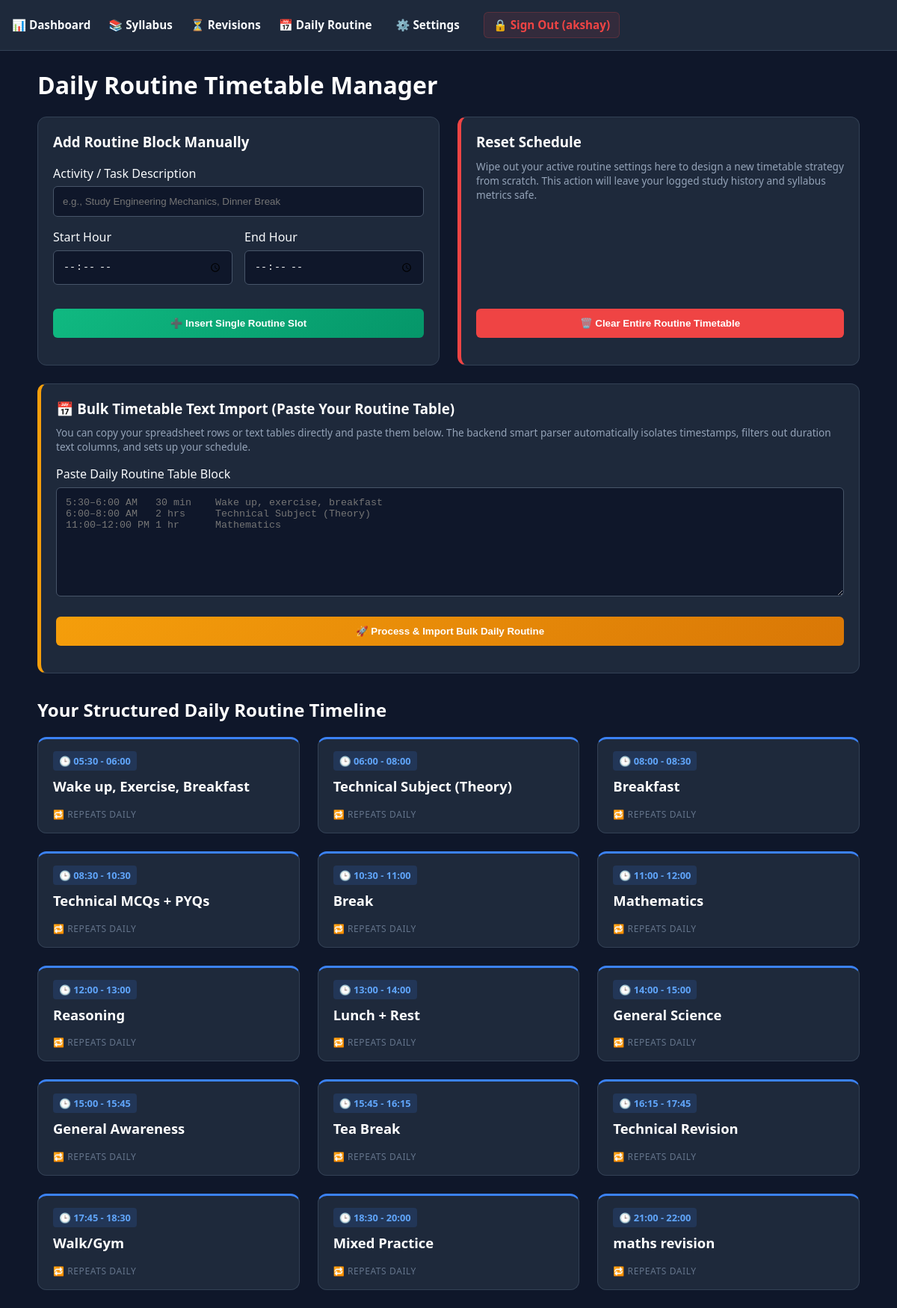
Page /timetable (signed in) on the committed database.
### app.py (models this page shows)
class TimetableSlot(db.Model):
    id = db.Column(db.Integer, primary_key=True)
    day_of_week = db.Column(db.String(20), nullable=False, default="Daily")
    start_time_str = db.Column(db.String(5), nullable=False)
    end_time_str = db.Column(db.String(5), nullable=False)
    activity_title = db.Column(db.String(200), nullable=False)
    user_id = db.Column(db.Integer, db.ForeignKey('user.id'), nullable=False)

### app.py (the view, shortened to what this page needs)
@app.route('/timetable', methods=['GET', 'POST'])
@login_required
def manage_timetable():
    uid = session['user_id']
    slots = TimetableSlot.query.filter_by(user_id=uid).order_by(TimetableSlot.start_time_str.asc()).all()
    return render_template('timetable.html', slots=slots)

### app.py (called while the page is built)
def login_required(f):
    @wraps(f)
    def decorated_function(*args, **kwargs):
        if 'user_id' not in session:
            flash("🔒 Authentication Required: Access denied. Please sign in to open your matrix panel.", "warning")
            return redirect(url_for('landing'))
        return f(*args, **kwargs)
    return decorated_function

### templates/timetable.html (shortened to what this page needs)
{% extends 'base.html' %}
{% block content %}
<h1>Daily Routine Timetable Manager</h1>
<div class="grid">
    <div class="card">
        <h3>Add Routine Block Manually</h3>
        <form action="/timetable" method="POST">
            <label for="routine_title">Activity / Task Description</label>
            <input id="routine_title" type="text" name="activity_title" placeholder="e.g., Study Engineering Mechanics, Dinner Break" required>
            <div style="display: flex; gap: 1rem;">
                <div style="flex: 1;">
                    <label for="start_time_picker">Start Hour</label>
                    <input id="start_time_picker" type="time" name="start_time" required style="display: block;">
                </div>
                <div style="flex: 1;">
                    <label for="end_time_picker">End Hour</label>
                    <input id="end_time_picker" type="time" name="end_time" required style="display: block;">
                </div>
            </div>
            <button type="submit" style="background: linear-gradient(135deg, #10b981, #059669); margin-top: 1rem;">
                ➕ Insert Single Routine Slot
            </button>
        </form>
    </div>
    <div class="card" style="border-left: 5px solid var(--danger); display: flex; flex-direction: column; justify-content: space-between;">
        <div>
            <h3>Reset Schedule</h3>
            <p style="color: #94a3b8; font-size: 0.85rem; margin-top: -0.5rem;">
                Wipe out your active routine settings here to design a new timetable strategy from scratch. This action will leave your logged study history and syllabus metrics safe.
            </p>
        </div>
        <form action="/timetable" method="POST" onsubmit="return confirm('⚠️ Are you sure you want to completely erase your daily routine timetable configuration? This will clear your dashboard live HUD tracker!')">
            <button type="submit" style="background: var(--danger);">
                🗑️ Clear Entire Routine Timetable
            </button>
        </form>
    </div>
</div>
<div class="grid" style="grid-template-columns: 1fr; margin-bottom: 2rem;">
    <div class="card" style="border-left: 5px solid var(--warning);">
        <h3>📅 Bulk Timetable Text Import (Paste Your Routine Table)</h3>
        <p style="color: #94a3b8; font-size: 0.85rem; margin-top: -0.5rem; margin-bottom: 1rem;">
            You can copy your spreadsheet rows or text tables directly and paste them below. The backend smart parser automatically isolates timestamps, filters out duration text columns, and sets up your schedule.
        </p>
        <form action="/timetable" method="POST">
            <label for="bulk_timetable_textarea">Paste Daily Routine Table Block</label>
            <textarea id="bulk_timetable_textarea" name="bulk_timetable_data" rows="8" placeholder="5:30–6:00 AM   30 min    Wake up, exercise, breakfast&#10;6:00–8:00 AM   2 hrs     Technical Subject (Theory)&#10;11:00–12:00 PM 1 hr      Mathematics" required style="width: 100%; padding: 0.75rem; border-radius: 6px; border: 1px solid #475569; background: #0f172a; color: white; font-family: monospace; box-sizing: border-box; margin-bottom: 1rem; resize: vertical;"></textarea>
            <button type="submit" style="background: linear-gradient(135deg, #f59e0b, #d97706);">🚀 Process & Import Bulk Daily Routine</button>
        </form>
    </div>
</div>
<h2>Your Structured Daily Routine Timeline</h2>
<div class="grid" style="grid-template-columns: repeat(auto-fill, minmax(280px, 1fr));">
    {% for slot in slots %}
    <div class="card" style="border-top: 3px solid var(--accent); display: flex; flex-direction: column; justify-content: space-between; padding: 1rem 1.25rem;">
        <div>
            <span style="background: rgba(59, 130, 246, 0.15); color: #60a5fa; font-size: 0.8rem; font-weight: bold; padding: 0.25rem 0.5rem; border-radius: 4px; display: inline-block; margin-bottom: 0.5rem;">
                🕒 {{ slot.start_time_str }} - {{ slot.end_time_str }}
            </span>
            <h3 style="margin: 0; font-size: 1.15rem; line-height: 1.4; color: #fff;">{{ slot.activity_title }}</h3>
        </div>
        <small style="color: #64748b; font-size: 0.75rem; margin-top: 1rem; font-weight: 500; text-transform: uppercase; letter-spacing: 0.05em;">
            🔁 Repeats Daily
        </small>
    </div>
    {% endfor %}
</div>
{% endblock %}

### templates/base.html (style rules this page uses)
:root { --bg: #0f172a; --card: #1e293b; --text: #f8fafc; --accent: #3b82f6; --success: #10b981; --warning: #f59e0b; --danger: #ef4444; }
body { font-family: system-ui, -apple-system, sans-serif; background: var(--bg); color: var(--text); margin: 0; padding: 0; }
.grid { display: grid; grid-template-columns: repeat(auto-fit, minmax(320px, 1fr)); gap: 1.5rem; margin-bottom: 1.5rem; }
.card { background: var(--card); padding: 1.25rem; border-radius: 12px; border: 1px solid #334155; box-sizing: border-box; }
h1, h2, h3 { margin-top: 0; color: #fff; }
input, select, button, textarea { width: 100%; padding: 0.75rem; margin: 0.4rem 0 1rem 0; border-radius: 6px; border: 1px solid #475569; background: #0f172a; color: white; box-sizing: border-box; }
button { background: var(--accent); font-weight: bold; cursor: pointer; border: none; transition: opacity 0.2s; }

### rows in the picture
TimetableSlot: start_time_str "05:30", end_time_str "06:00", activity_title "Wake up, Exercise, Breakfast"
TimetableSlot: start_time_str "06:00", end_time_str "08:00", activity_title "Technical Subject (Theory)"
TimetableSlot: start_time_str "08:00", end_time_str "08:30", activity_title "Breakfast"
TimetableSlot: start_time_str "08:30", end_time_str "10:30", activity_title "Technical MCQs + PYQs"
TimetableSlot: start_time_str "10:30", end_time_str "11:00", activity_title "Break"
TimetableSlot: start_time_str "11:00", end_time_str "12:00", activity_title "Mathematics"
TimetableSlot: start_time_str "12:00", end_time_str "13:00", activity_title "Reasoning"
TimetableSlot: start_time_str "13:00", end_time_str "14:00", activity_title "Lunch + Rest"
TimetableSlot: start_time_str "14:00", end_time_str "15:00", activity_title "General Science"
TimetableSlot: start_time_str "15:00", end_time_str "15:45", activity_title "General Awareness"
TimetableSlot: start_time_str "15:45", end_time_str "16:15", activity_title "Tea Break"
TimetableSlot: start_time_str "16:15", end_time_str "17:45", activity_title "Technical Revision"
TimetableSlot: start_time_str "17:45", end_time_str "18:30", activity_title "Walk/Gym"
TimetableSlot: start_time_str "18:30", end_time_str "20:00", activity_title "Mixed Practice"
TimetableSlot: start_time_str "21:00", end_time_str "22:00", activity_title "maths revision"

### other values in the picture
{{ session.get('username') }} "akshay"
